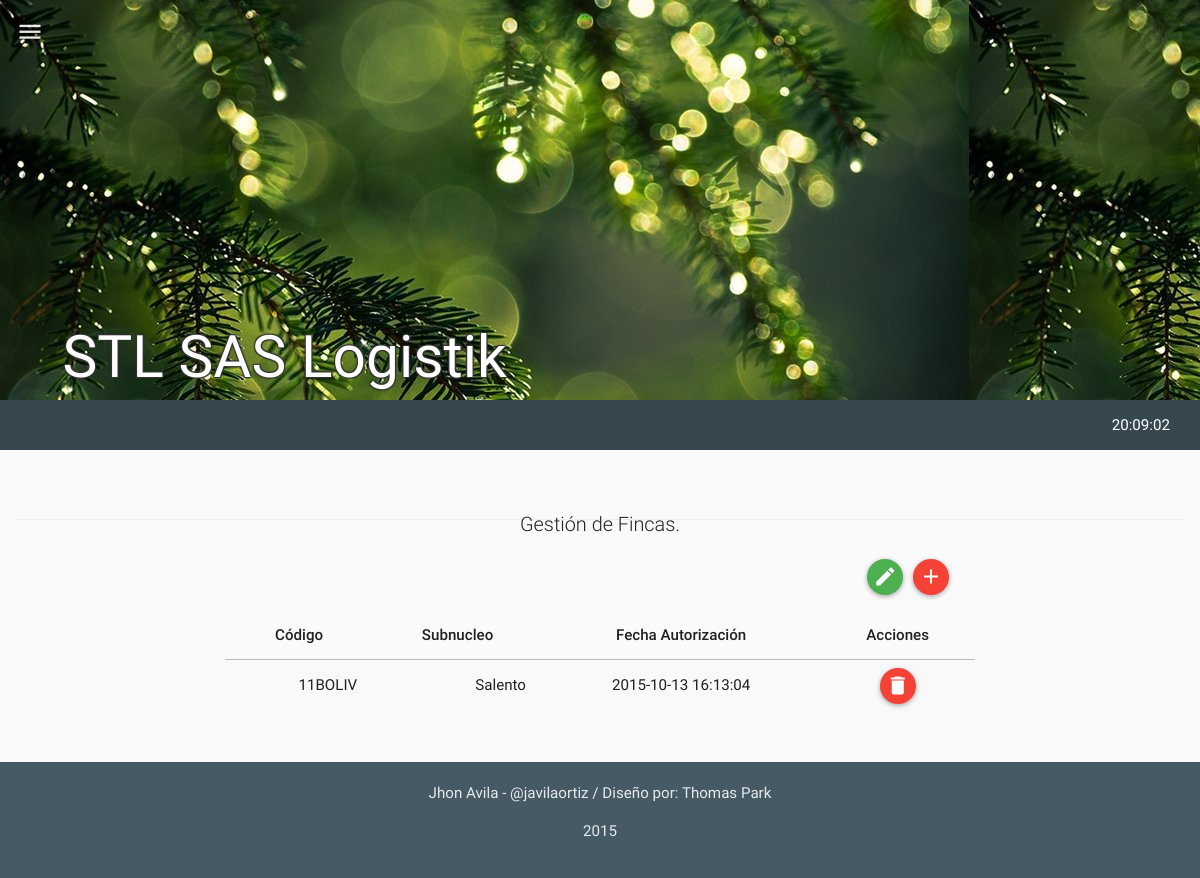
Before: /mods/fincas/fincas.php (signed in) with the older database file.
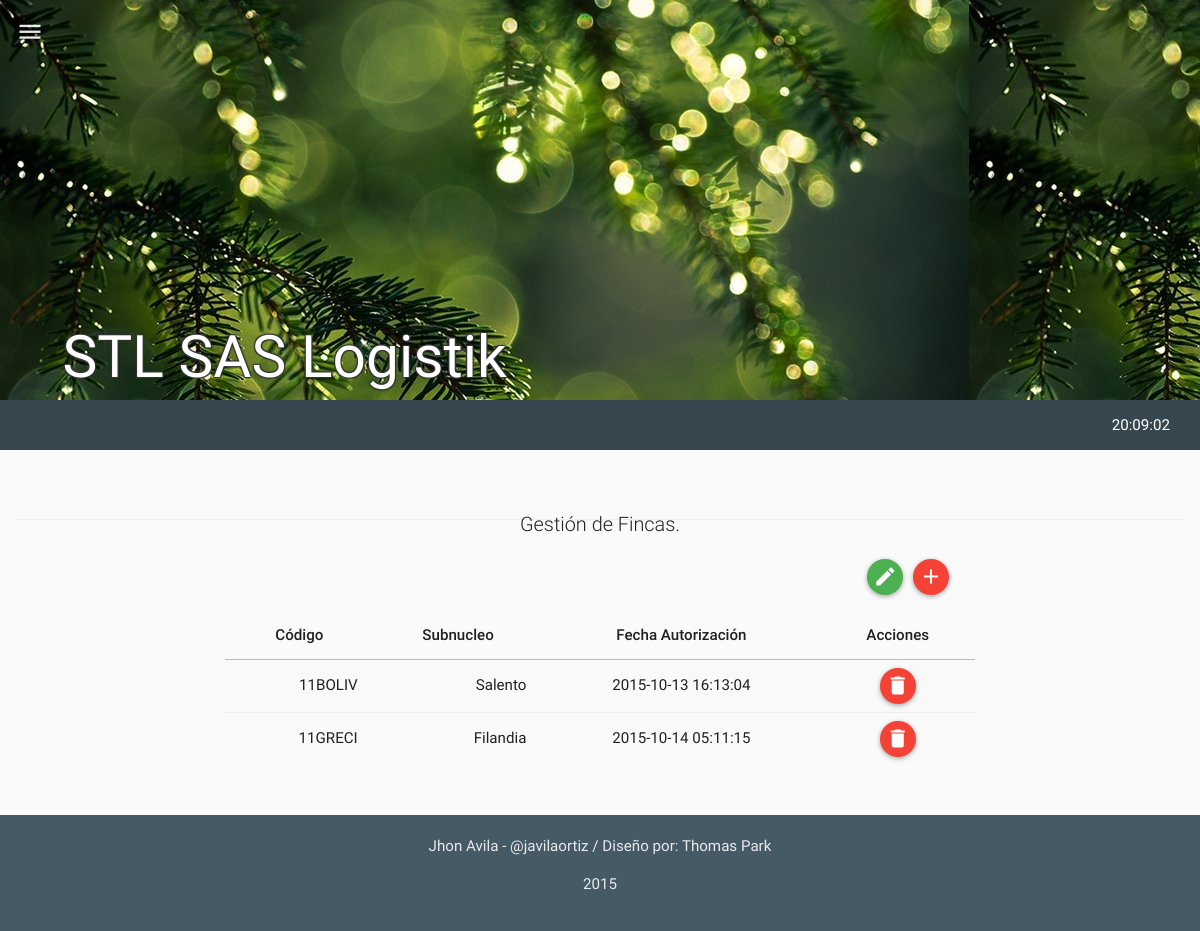
After: the same page with the newer database file.
### tables this page shows
CREATE TABLE IF NOT EXISTS `tbl_fincas` (
  `fi_id` int(11) NOT NULL,
  `fi_codigo` varchar(10) NOT NULL,
  `fi_sn_id` int(11) NOT NULL,
  `fi_timestamp` timestamp NOT NULL DEFAULT CURRENT_TIMESTAMP ON UPDATE CURRENT_TIMESTAMP,
  `fi_created` int(11) NOT NULL,
  `fi_estado` int(11) NOT NULL
);

CREATE TABLE IF NOT EXISTS `tbl_subnucleos` (
  `sn_id` int(11) NOT NULL,
  `sn_subnucleo` varchar(60) NOT NULL,
  `sn_created` int(11) NOT NULL,
  `sn_timestamp` timestamp NOT NULL DEFAULT CURRENT_TIMESTAMP ON UPDATE CURRENT_TIMESTAMP,
  `sn_estado` int(11) NOT NULL
);

### php/db.php (called while the page is built, shortened)
<?php
class con {
    private $host = 'localhost';
    private $user = 'root';
    private $pass = '';
    public $type = 'mysql';
    private $db = "bd_stl_logistica";
    public $lid = 0;
    function connect() {
        $connect = $this->type.'_connect';
        if (!$this->lid = $connect($this->host, $this->user, $this->pass)) {
        }
		else {
			$sql = $this->type.'_select_db';
			if (!$baseconections = $sql($this->db,$this->lid)) {
				mysql_query("SET NAMES 'utf8'");
			}
		}
		return ($this->lid);
 	}
}
?>

### php/fincas.php (the view, shortened to what this page needs)
<?php
class fincas{
  function get_fincas(){
    $con = new con();
    $rt = new route();
    if(isset($_SESSION["ses_id"])){
      $qry='SELECT * FROM tbl_fincas
            INNER JOIN tbl_subnucleos ON sn_id = fi_sn_id
            WHERE fi_estado=1 ORDER BY fi_codigo ASC ';
      $res = mysql_query($qry);
      $item =" ";
      $script ="<script>$(document).ready(function(){";
      while($row_res = mysql_fetch_assoc($res)) {
        $item.='
              <tr>
                <td>'.$row_res["fi_codigo"].'</td>
                <td>'.$row_res["sn_subnucleo"].'</td>
                <td style="text-align:center;">'.$row_res["fi_timestamp"].'</td>
                <td style="text-align:center;">
                  <div id="del-button" onclick="borrar_finca('.$row_res["fi_id"].', this)" class="btn btn-floating-mini btn-danger" title="Borrar"><i class="md  md-delete"></i></div>
                </td>
              </tr>
        ';
        $script.='';
      }
      $script.='});</script>';
    }
    else{$rt->routing($rt->path("login"));}
    $html='
          <table class="table table-striped table-hover ">
            <thead>
              <tr>
                <th style="text-align:center;">Código</th>
                <th style="text-align:center;">Subnucleo</th>
                <th style="text-align:center;">Fecha Autorización</th>
                <th style="text-align:center;">Acciones</th>
              </tr>
            </thead>
            <tbody>
              '.$item.'
            </tbody>
          </table>
    ';
    return $script.$html;
  }
}
?>

### php/jslib.php (shortened to what this page needs)
<?php
class jslib{
	function get_css(){
		$css = '
			<link rel="stylesheet" href="../../lib/bootstrap.css" type="text/css">
			<link rel="stylesheet" href="../../lib/font.css" type="text/css">
			<link rel="stylesheet" href="../../lib/materia.css" type="text/css">
		';
		return $css;
	}
}
?>

### mods/fincas/fincas.php (shortened to what this page needs)
<?php
include('../../php/jslib.php');
include('../../php/app_menu.php');
include('../../php/fincas.php');
include('../../php/html_snippets.php');
$app_menu = new app_menu();
$html_snippet = new html_snippets();
$fincas = new fincas();
$libs = new jslib();
$css = $libs->get_css();
?>
<!DOCTYPE html>
<html lang="en">
  <head>
    <?php
      echo $css;
    ?>
  </head>
  <body class="mtr-grey-50">
    <nav id="topbar" class="toolbar toolbar-expanded mtr-light-blue-800">
      <div class="container-fluid header-title">
        <div class="row">
          <div class="col-sm-12">STL SAS Logistik</div>
        </div>
      </div>
    </nav>
    <nav class="toolbar toolbar-fixed">
      <div class="container-fluid">
        <div class="toolbar-header">
          <a  id="headerToggle" href="#" class="menu-toggle" data-ripple-centered="true" data-ripple-color="#fff">
            <i class="md md-menu"></i>
          </a>
        </div>
      </div>
    </nav>
        <?php echo $app_menu->build_menu(); ?>
    <div class="container-fluid">
      <div class="page-header" id="banner">
          <div class="col-sm-12 text-center">
            <p class="lead">Gestión de Fincas.</p>
            <div class="col-sm-12 text-right">
            <div class="col-lg-5"></div>
            <div class="col-lg-5">
              <div id='edt-button' class="btn btn-floating-mini btn-success" title="Modificar Fincas"><i class="md md-edit"></i></div>
              <div id='add-button' class='btn btn-floating-mini btn-danger' title="Nuevo"><i class='md md-add'></i></div>
            </div>
            <div class="col-lg-2">
            </div>
          </div>
          <div class="row">
             <div class="col-sm-2 text-right"></div>
             <div class="col-sm-8 text-right">
                <p><?php echo $fincas->get_fincas(); ?></p>
             </div>
             <div class="col-sm-2 text-right"></div>
          </div>
        </div>
      </div>
    </div>
<?php echo $html_snippet->load_footer(); ?>
  </body>
</html>

### php/app_menu.php (shortened to what this page needs)
<?php
class app_menu{
  function build_menu(){
    $con = new con();
    $rt = new route();
    if(isset($_SESSION["ses_id"])){
      $qry='SELECT * FROM tbl_modulos AS M
            INNER JOIN tbl_usuarios AS U
            INNER JOIN tbl_permisos AS P
            INNER JOIN tbl_per_x_usu AS PxU
            INNER JOIN tbl_permisos_x_modulo AS PxM
            WHERE M.mo_id = PxM.pxm_mo_id
            AND PxM.pxm_pe_id = P.pe_id
            AND P.pe_id = PxU.pxu_pe_id
            AND PxU.pxu_us_id = U.us_id
            AND U.us_id = '.$_SESSION["ses_id"];
      $res = mysql_query($qry);
      $menuitem =" ";
      $script ="<script>$(document).ready(function(){";
      $script.='});</script>';
    }
    else{$rt->routing($rt->path("login"));}
    $html='
            <nav class="navbar navbar-inverse">
              <div class="container-fluid">
                <div class="navbar-header">
                  <button type="button" class="navbar-toggle collapsed" data-toggle="collapse" data-target="#bs-example-navbar-collapse-2">
                    <span class="sr-only">Toggle navigation</span>
                    <span class="icon-bar"></span>
                    <span class="icon-bar"></span>
                    <span class="icon-bar"></span>
                  </button>
                </div>
                <div class="collapse navbar-collapse" id="bs-example-navbar-collapse-2">
                  <ul class="nav navbar-nav">
                  '.$menuitem.'
                  </ul>
                  <ul class="nav navbar-nav navbar-right">
                    <li><a href="#" id="reloj">fecha / hora</a></li>
                  </ul>
                </div>
              </div>
            </nav>
    ';
    return $script.$html;
  }
}
?>

### php/html_snippets.php (shortened to what this page needs)
<?php
class html_snippets{
	function load_footer (){
		$html = '
		<footer class="container-fluid mtr-blue-grey-700">
	      <div class="row text-center">
	        <div class="col-sm-12">
	          <p>
	          	<a href="https://co.linkedin.com/in/javilaortiz" rel="nofollow">Jhon Avila</a>
	          	-
	          	<a href="https://twitter.com/javilaortiz">@javilaortiz</a>
	          	/
	          	Diseño por: <a href="http://thomaspark.me" rel="nofollow">Thomas Park</a</p>
	          <p>2015</p>
	        </div>
	      </div>
	    </footer>';
	    return $html;
	}
}
?>

Changed rows visible on the page:
added tbl_fincas: fi_codigo "11GRECI", tbl_subnucleos.sn_subnucleo "Filandia", fi_timestamp "2015-10-14 05:11:15"
